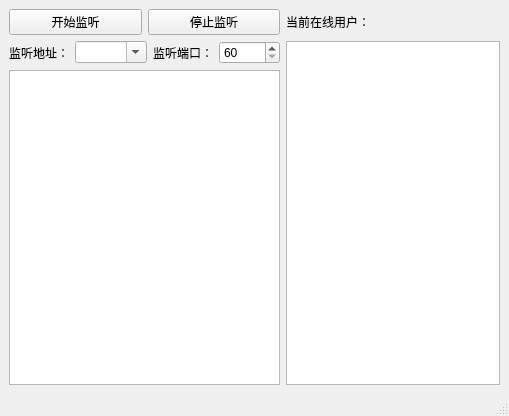
<?xml version="1.0" encoding="UTF-8"?>
<ui version="4.0">
 <class>MainWindow</class>
 <widget class="QMainWindow" name="MainWindow">
  <property name="geometry">
   <rect>
    <x>0</x>
    <y>0</y>
    <width>509</width>
    <height>416</height>
   </rect>
  </property>
  <property name="windowTitle">
   <string>服务端</string>
  </property>
  <property name="styleSheet">
   <string notr="true"/>
  </property>
  <widget class="QWidget" name="centralWidget">
   <property name="styleSheet">
    <string notr="true">#MainWindow{
border-image: url(:/FdogInstantMessaging/Fdogpc/lib/10001.jpg);
}</string>
   </property>
   <layout class="QGridLayout" name="gridLayout_2">
    <property name="leftMargin">
     <number>9</number>
    </property>
    <property name="topMargin">
     <number>9</number>
    </property>
    <property name="rightMargin">
     <number>9</number>
    </property>
    <property name="bottomMargin">
     <number>9</number>
    </property>
    <item row="0" column="0">
     <layout class="QHBoxLayout" name="horizontalLayout_4">
      <item>
       <layout class="QVBoxLayout" name="verticalLayout_2">
        <item>
         <layout class="QGridLayout" name="gridLayout">
          <item row="0" column="0">
           <layout class="QHBoxLayout" name="horizontalLayout">
            <item>
             <widget class="QPushButton" name="pushButton">
              <property name="text">
               <string>开始监听</string>
              </property>
             </widget>
            </item>
            <item>
             <widget class="QPushButton" name="pushButton_2">
              <property name="text">
               <string>停止监听</string>
              </property>
             </widget>
            </item>
           </layout>
          </item>
          <item row="2" column="0">
           <layout class="QHBoxLayout" name="horizontalLayout_2">
            <item>
             <widget class="QLabel" name="label">
              <property name="text">
               <string>监听地址：</string>
              </property>
             </widget>
            </item>
            <item>
             <widget class="QComboBox" name="comboIP">
              <property name="editable">
               <bool>true</bool>
              </property>
             </widget>
            </item>
            <item>
             <widget class="QLabel" name="label_2">
              <property name="text">
               <string>监听端口：</string>
              </property>
             </widget>
            </item>
            <item>
             <widget class="QSpinBox" name="spinBox">
              <property name="minimum">
               <number>60</number>
              </property>
              <property name="maximum">
               <number>10000</number>
              </property>
              <property name="value">
               <number>60</number>
              </property>
             </widget>
            </item>
           </layout>
          </item>
          <item row="3" column="0">
           <widget class="QPlainTextEdit" name="plainTextEdit"/>
          </item>
          <item row="2" column="1" rowspan="2">
           <layout class="QVBoxLayout" name="verticalLayout">
            <item>
             <widget class="QListWidget" name="listWidget"/>
            </item>
           </layout>
          </item>
          <item row="0" column="1">
           <widget class="QLabel" name="label_3">
            <property name="text">
             <string>当前在线用户：</string>
            </property>
           </widget>
          </item>
         </layout>
        </item>
       </layout>
      </item>
     </layout>
    </item>
   </layout>
  </widget>
  <widget class="QStatusBar" name="statusBar"/>
 </widget>
 <layoutdefault spacing="6" margin="11"/>
 <resources/>
 <connections/>
</ui>
